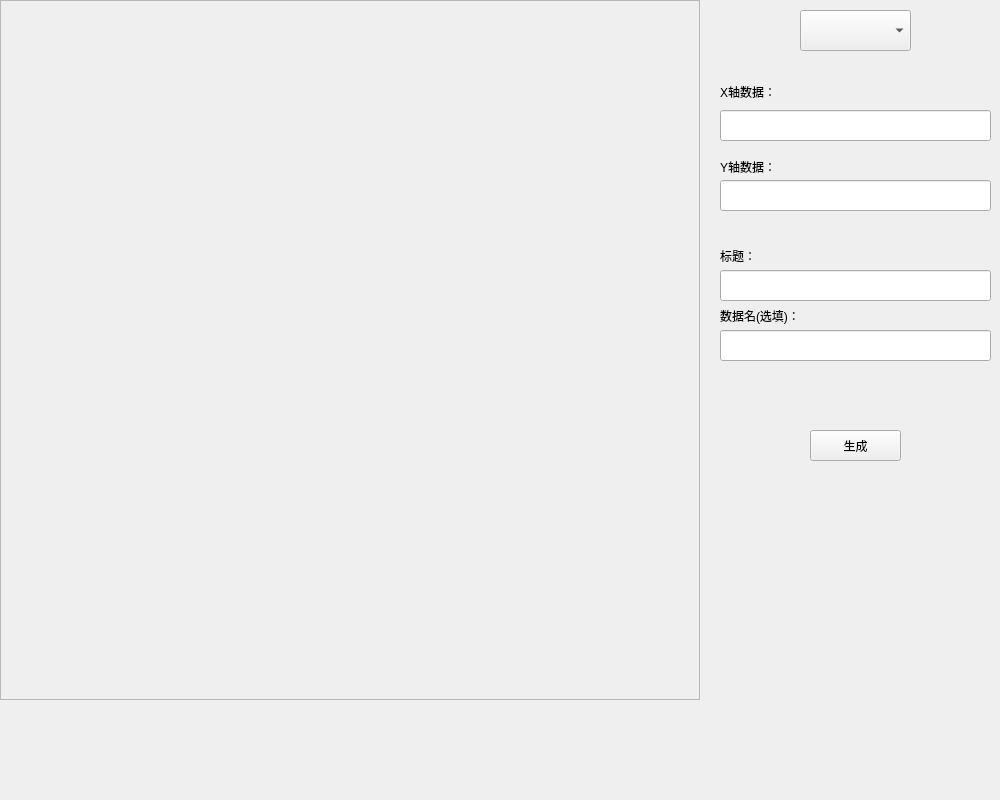
<?xml version="1.0" encoding="UTF-8"?>
<ui version="4.0">
 <class>WebShow</class>
 <widget class="QWidget" name="WebShow">
  <property name="geometry">
   <rect>
    <x>0</x>
    <y>0</y>
    <width>1000</width>
    <height>800</height>
   </rect>
  </property>
  <property name="windowTitle">
   <string>FreeCharts</string>
  </property>
  <widget class="QFrame" name="frame_web">
   <property name="geometry">
    <rect>
     <x>0</x>
     <y>0</y>
     <width>700</width>
     <height>700</height>
    </rect>
   </property>
   <property name="minimumSize">
    <size>
     <width>700</width>
     <height>700</height>
    </size>
   </property>
   <property name="maximumSize">
    <size>
     <width>700</width>
     <height>700</height>
    </size>
   </property>
   <property name="autoFillBackground">
    <bool>true</bool>
   </property>
   <property name="frameShape">
    <enum>QFrame::StyledPanel</enum>
   </property>
   <property name="frameShadow">
    <enum>QFrame::Raised</enum>
   </property>
  </widget>
  <widget class="QComboBox" name="comboBox_ChartsStyles">
   <property name="geometry">
    <rect>
     <x>800</x>
     <y>10</y>
     <width>111</width>
     <height>41</height>
    </rect>
   </property>
   <property name="currentText">
    <string/>
   </property>
  </widget>
  <widget class="QLineEdit" name="lineEdit_X">
   <property name="geometry">
    <rect>
     <x>720</x>
     <y>110</y>
     <width>271</width>
     <height>31</height>
    </rect>
   </property>
  </widget>
  <widget class="QLabel" name="label">
   <property name="geometry">
    <rect>
     <x>720</x>
     <y>81</y>
     <width>121</width>
     <height>21</height>
    </rect>
   </property>
   <property name="text">
    <string>X轴数据：</string>
   </property>
  </widget>
  <widget class="QLabel" name="label_2">
   <property name="geometry">
    <rect>
     <x>720</x>
     <y>151</y>
     <width>111</width>
     <height>31</height>
    </rect>
   </property>
   <property name="text">
    <string>Y轴数据：</string>
   </property>
  </widget>
  <widget class="QLineEdit" name="lineEdit_Y">
   <property name="geometry">
    <rect>
     <x>720</x>
     <y>180</y>
     <width>271</width>
     <height>31</height>
    </rect>
   </property>
  </widget>
  <widget class="QLabel" name="label_3">
   <property name="geometry">
    <rect>
     <x>720</x>
     <y>240</y>
     <width>111</width>
     <height>31</height>
    </rect>
   </property>
   <property name="text">
    <string>标题：</string>
   </property>
  </widget>
  <widget class="QLineEdit" name="lineEdit_Title">
   <property name="geometry">
    <rect>
     <x>720</x>
     <y>270</y>
     <width>271</width>
     <height>31</height>
    </rect>
   </property>
  </widget>
  <widget class="QLabel" name="label_4">
   <property name="geometry">
    <rect>
     <x>720</x>
     <y>300</y>
     <width>201</width>
     <height>31</height>
    </rect>
   </property>
   <property name="text">
    <string>数据名(选填)：</string>
   </property>
  </widget>
  <widget class="QLineEdit" name="lineEdit_DataName">
   <property name="geometry">
    <rect>
     <x>720</x>
     <y>330</y>
     <width>271</width>
     <height>31</height>
    </rect>
   </property>
  </widget>
  <widget class="QPushButton" name="pushButton_Generate">
   <property name="geometry">
    <rect>
     <x>810</x>
     <y>430</y>
     <width>91</width>
     <height>31</height>
    </rect>
   </property>
   <property name="text">
    <string>生成</string>
   </property>
  </widget>
 </widget>
 <resources/>
 <connections/>
</ui>
